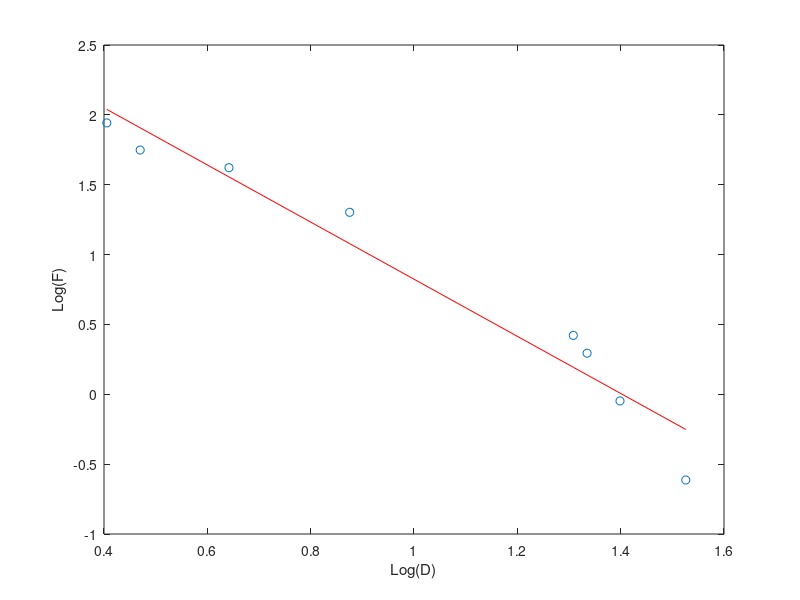
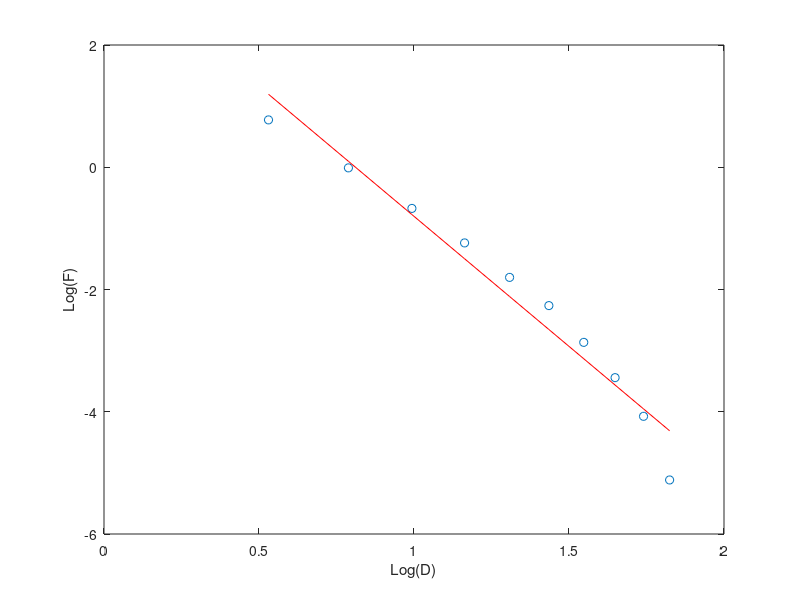
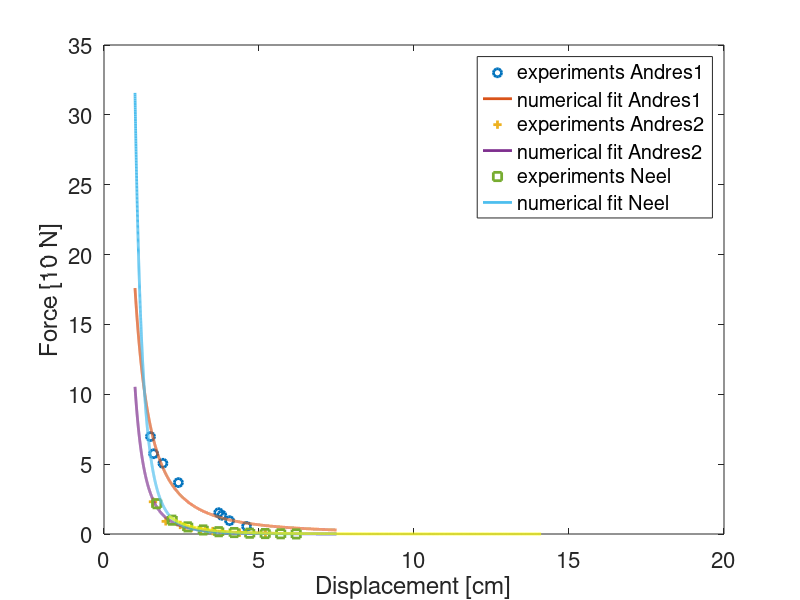
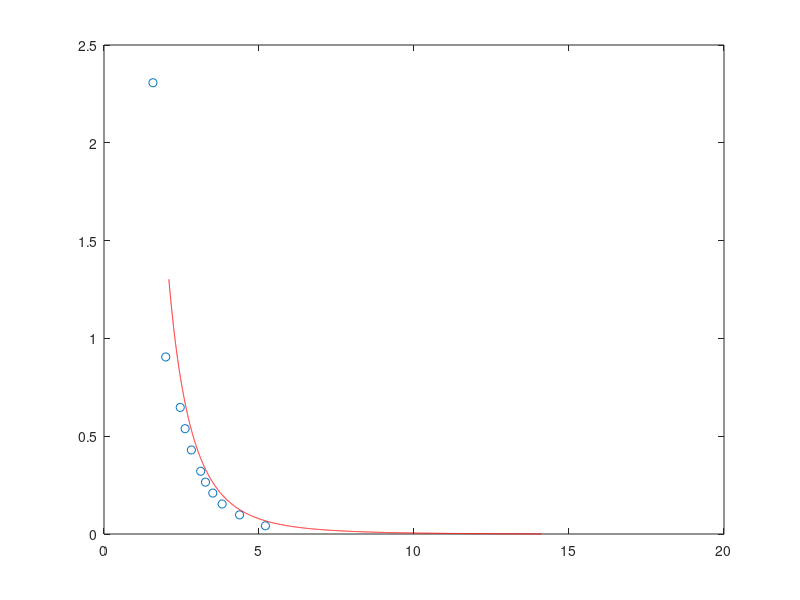

Source code (MATLAB) for these figures, in order:
%% Magnetic force measurements
clc
close all
clear all

% file1 = importdata('MagForceMeasurementsData.mat');
file2 = importdata('MagForceMeasurementsCorrectData.mat');
file = importdata('MagForceMeasurementsCorrectDataMay2015.mat');
Force = 10^-1*file(2:9,3); % W in mN
Displacement = 0.1*file(2:9,1); % D in mm 

Force2 = 10^-3*file2.Mass; % W in mN
Displacement2 = 0.1*file2.Distance; % D in mm 

file3 = importdata('MagneticForce.txt');
zwickdata = file3.data;

logD = log(Displacement);
logF = log(Force);

logD2 = log(Displacement2(2:12));
logF2 = log(Force2(2:12));

coeff = polyfit(logD,logF,1);
fit = polyval(coeff,logD);

coeff2 = polyfit(logD2,logF2,1);
fit2 = polyval(coeff2,logD2);

figure
plot(logD,logF,'o',logD,fit,'r')
xlabel('Log(D)')
ylabel('Log(F)')

p = coeff(1);
A = exp(coeff(2));

p2 = coeff2(1);
A2 = exp(coeff2(2));

d = 1:0.001:7.5;
F = A*(d).^p;
F2 = A2*(d).^p2;

Displacement3 = [1.7 2.2 2.7 3.2 3.7 4.2 4.7 5.2 5.7 6.2];
Force3 = [2.170 0.990 0.510 0.290 0.165 0.104 0.057 0.032 0.017 0.006];

logD3 = log(Displacement3);
logF3 = log(Force3);

coeff = polyfit(logD3,logF3,1);
fit = polyval(coeff,logD3);

figure
plot(logD3,logF3,'o',logD3,fit,'r')
xlabel('Log(D)')
ylabel('Log(F)')

p3 = coeff(1);
A3 = exp(coeff(2));

F3 = A3*(d).^p3;

figure
h=plot(Displacement,Force,'o',d,F,Displacement2(2:12),Force2(2:12),'+',d,F2,Displacement3,Force3,'s',d,F3,0.1*(141-zwickdata(:,3)),0.1*(zwickdata(:,4)+0.001),'y');
set(h,'LineWidth',2)
set(gca,'FontSize',16)
ylabel('Force [10 N]')
xlabel('Displacement [cm]')
legend('experiments Andres1','numerical fit Andres1','experiments Andres2','numerical fit Andres2','experiments Neel','numerical fit Neel')

figure
plot(Displacement2(2:12),Force2(2:12),'o',0.1*(141-zwickdata(:,3)),0.1*(zwickdata(:,4)+0.001),'r');

